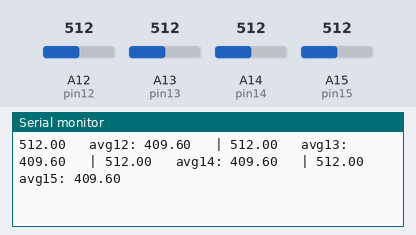
A sketch run on a simulated Arduino Mega 2560, built with avr-gcc and run on an emulated ATmega2560. Parts: the last lines printed to the serial monitor. The test bench sets the inputs (shaded band); at power-on: A12 (pin12) = 512, A13 (pin13) = 512, A14 (pin14) = 512, A15 (pin15) = 512.

Above: at 1.2 s.
1.3 s: A12 (pin12) set to 109
At 1.39 s:
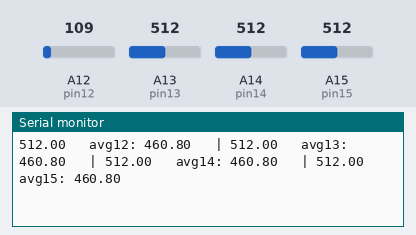
2.8 s: A12 (pin12) set to 88
At 2.98 s:
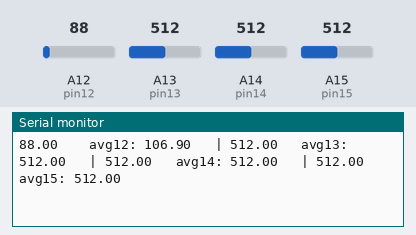
4.4 s: A13 (pin13) set to 106
At 4.43 s:
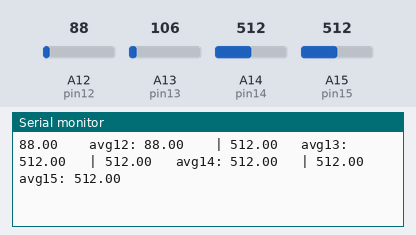
7.4 s: A13 (pin13) set to 94
At 7.62 s:
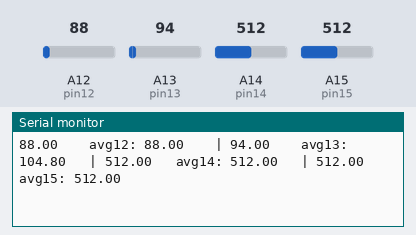
9.1 s: A14 (pin14) set to 109
At 9.21 s:
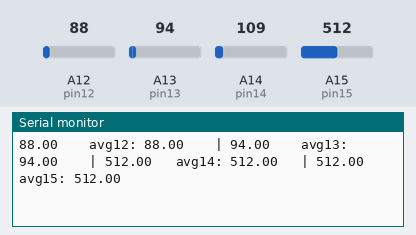
10.6 s: A14 (pin14) set to 94
At 10.8 s:
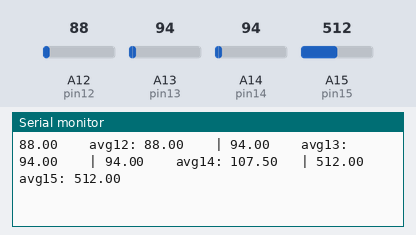
Timing chart, 0 to 13.3 s (numbered marks = the images above; inputs shaded):
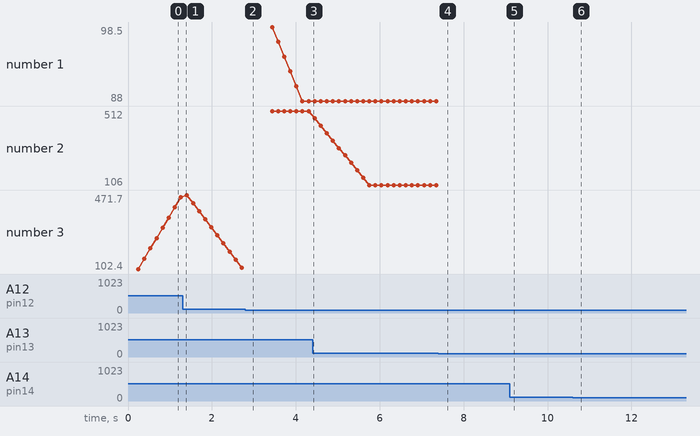

The sketch:

mainBluetoothSender.ino
```cpp
#define pin12 A12
#define pin13 A13
#define pin14 A14
#define pin15 A15

double lastVals12[10] = { 0 };
double lastVals13[10] = { 0 };
double lastVals14[10] = { 0 };
double lastVals15[10] = { 0 };

int averagingRange = 10;

void setup() {
  Serial.begin(9600);
  pinMode(pin12, INPUT);  // set pull-up on analog pin 0
  pinMode(pin13, INPUT);  // set pull-up on analog pin 0
  pinMode(pin14, INPUT);  // set pull-up on analog pin 0
  pinMode(pin15, INPUT);  // set pull-up on analog pin 0
}

void loop() {
  delay(100);   // delay a bit

  // read each brightness current value
  double read12 = analogRead(pin12);
  double read13 = analogRead(pin13);
  double read14 = analogRead(pin14);
  double read15 = analogRead(pin15);

  // shift all values down except the last one (id = 9)
  for (int id = 0; id < averagingRange - 1; id += 1) {
    lastVals12[id] = lastVals12[id + 1];
    lastVals13[id] = lastVals13[id + 1];
    lastVals14[id] = lastVals14[id + 1];
    lastVals15[id] = lastVals15[id + 1];
  }

  // put the current value as the last id slot
  lastVals12[9] = read12;
  lastVals13[9] = read13;
  lastVals14[9] = read14;
  lastVals15[9] = read15;

  // set averages
  double avg12 = 0;
  double avg13 = 0;
  double avg14 = 0;
  double avg15 = 0;
  for (int id = 0; id < 10; id += 1) {
    avg12 += lastVals12[id];
    avg13 += lastVals13[id];
    avg14 += lastVals14[id];
    avg15 += lastVals15[id];
  }
  avg12 = avg12 / averagingRange;
  avg13 = avg13 / averagingRange;
  avg14 = avg14 / averagingRange;
  avg15 = avg15 / averagingRange;

  int spacesForReadingVals = 8;
  // print 12
  printf(read12, spacesForReadingVals);
  Serial.print(" avg12: ");
  printf(avg12, spacesForReadingVals);
  Serial.print(" | ");

  // print 13
  printf(read13, spacesForReadingVals);
  Serial.print(" avg13: ");
  printf(avg13, spacesForReadingVals);
  Serial.print(" | ");

  // print 14
  printf(read14, spacesForReadingVals);
  Serial.print(" avg14: ");
  printf(avg14, spacesForReadingVals);
  Serial.print(" | ");

  // print 15
  printf(read15, spacesForReadingVals);
  Serial.print(" avg15: ");
  printf(avg15, spacesForReadingVals);
  Serial.println("");


}


// prints number with spaces; LEN IS THE TOTAL STRING LENGTH WANTED
void printf(double number, int len) {     // for printing floats (will have .00 at the end)
  int spacesNeeded = 0;

  Serial.print(number);
  if (number < 10)         // x.00 --> 4
    spacesNeeded = len - 4;
  else if (number < 100)   // xx.00 --> 5
    spacesNeeded = len - 5;
  else if (number < 1000)  // xxx.00 --> 6
    spacesNeeded = len - 6;
  else if (number < 10000) // xxxx.00 --> 7
    spacesNeeded = len - 7;

  if (spacesNeeded <= 0){
    Serial.print("hello");
    return;
  }

  for (int x = 0; x < spacesNeeded; x += 1)
    Serial.print(" ");
}
```

Measured:
- the behaviour switches between 100 and 99 on A12 (pin12) (found by bisection; images 1 and 2)
- the behaviour switches between 100 and 99 on A13 (pin13) (found by bisection; images 3 and 4)
- the behaviour switches between 100 and 99 on A14 (pin14) (found by bisection; images 5 and 6)
- after the input at 2.8 s, the serial monitor: prints a new line after 0.05 s (image 2)
- after the input at 7.4 s, the serial monitor: prints a new line after 0.09 s (image 4)
- after the input at 10.6 s, the serial monitor: prints a new line after 0.08 s (image 6)
- plotted number 2: 512 → 106 after the input at 4.4 s
- plotted number 3: 460.8 → 109 after the input at 1.3 s
